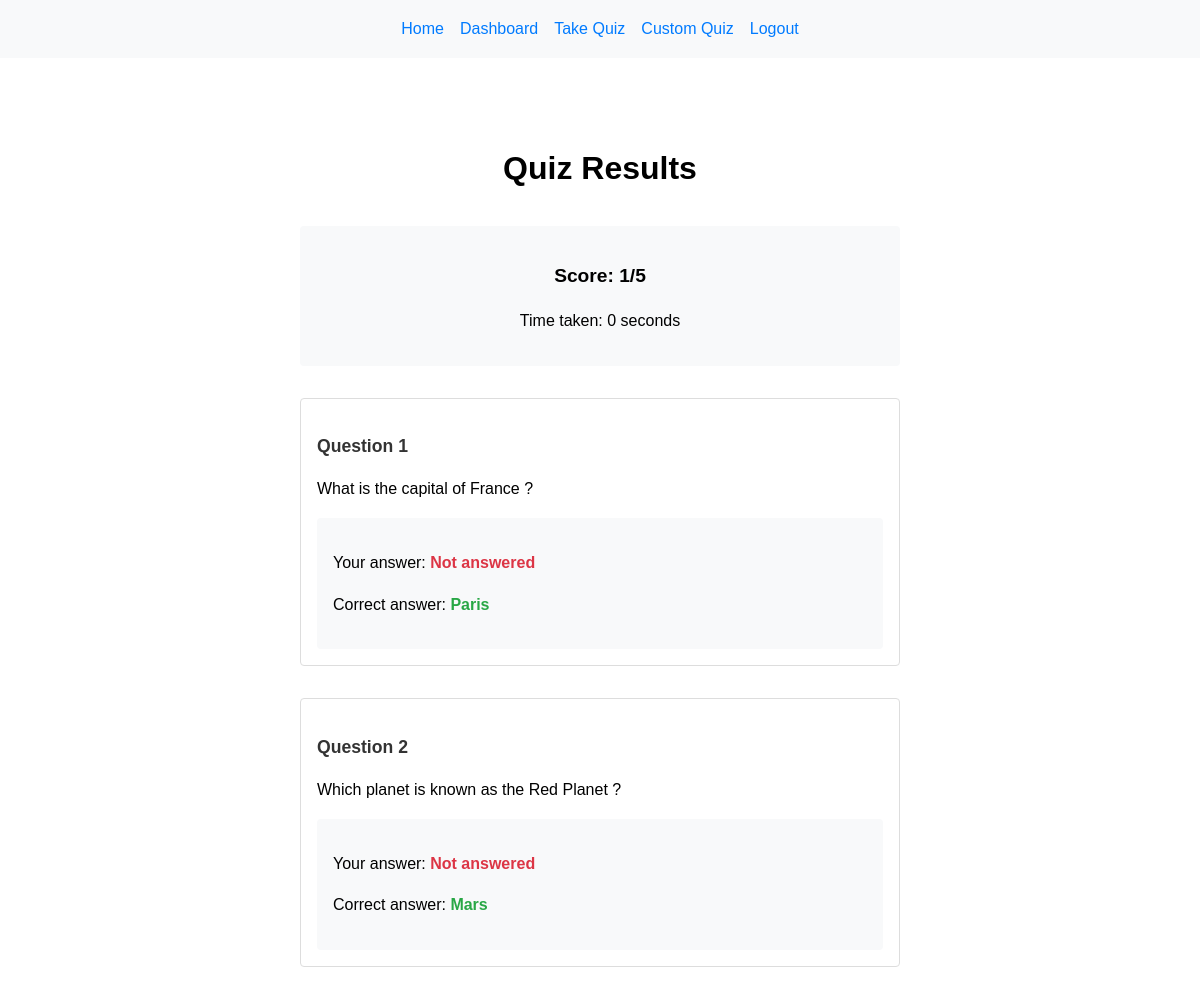
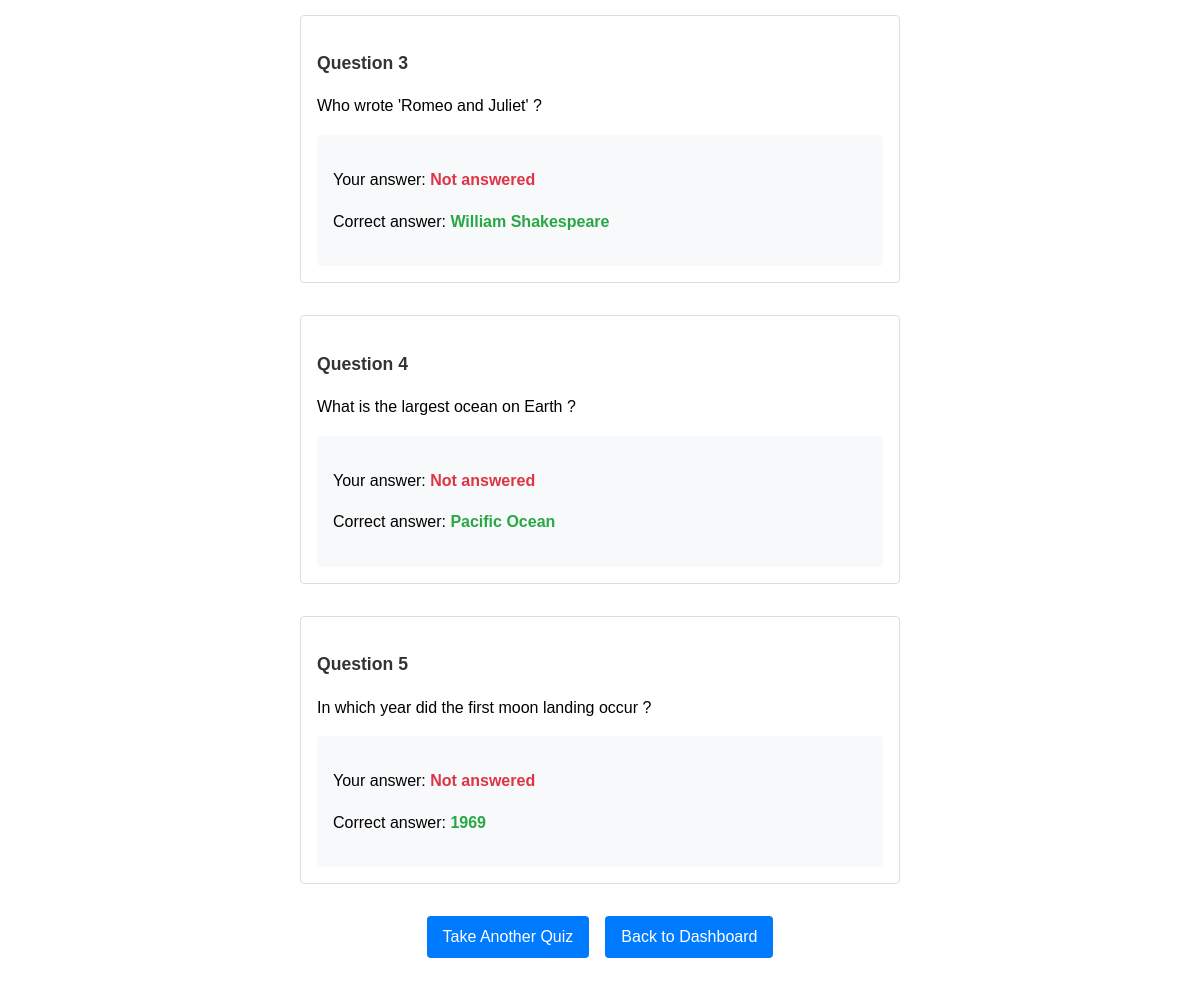
Page /quiz/4 (signed in) on the committed database (2 pictures, top to bottom).
### models.py (models this page shows)
class QuizResult(db.Model):
    id = db.Column(db.Integer, primary_key=True)
    user_id = db.Column(db.Integer, db.ForeignKey('user.id'), nullable=False)
    score = db.Column(db.Integer, nullable=False)
    total_questions = db.Column(db.Integer, nullable=False)
    time_taken = db.Column(db.Integer)  # in seconds
    completed_at = db.Column(db.DateTime, default=datetime.utcnow)
    is_custom_quiz = db.Column(db.Boolean, default=False)
    group_id = db.Column(db.Integer, db.ForeignKey('question_group.id', name='fk_quiz_result_group'), nullable=True)
    user = db.relationship('User', backref=db.backref('quiz_results', lazy=True))
    group = db.relationship('QuestionGroup', backref=db.backref('quiz_results', lazy=True))

### routes.py (the view)
@routes_bp.route('/quiz/<int:quiz_id>')
@login_required
def quiz_details(quiz_id):
    quiz_result = QuizResult.query.filter_by(id=quiz_id, user_id=current_user.id).first_or_404()
    questions = []
    quiz_questions = get_questions()
    for i, question in enumerate(quiz_questions):
        user_answer = request.args.get(f'q{i+1}')
        questions.append({
            'text': question['text'],
            'correct_answer': question['answer'],
            'user_answer': user_answer
        })
    return render_template('quiz_details.html',
                         quiz_result=quiz_result,
                         questions=questions)

### quiz_questions.py (called while the page is built)
def get_questions():
    return questions

### templates/quiz_details.html (shortened to what this page needs)
{% extends "base.html" %}
{% block content %}
<div class="container">
    <div class="welcome-section">
        <h1>Quiz Results</h1>
        <div class="result-summary">
            <p class="score">Score: {{ quiz_result.score }}/{{ quiz_result.total_questions }}</p>
            <p class="time">Time taken: {{ quiz_result.time_taken }} seconds</p>
        </div>
        <div class="questions-review">
            {% for question in questions %}
            <div class="question-box">
                <h3>Question {{ loop.index }}</h3>
                <p class="question-text">{{ question.text }}</p>
                <div class="answer-details">
                    <p>Your answer:
                        <span class="{% if question.user_answer == question.correct_answer %}correct{% else %}incorrect{% endif %}">
                            {{ question.user_answer or 'Not answered' }}
                        </span>
                    </p>
                    {% if question.user_answer != question.correct_answer %}
                    <p>Correct answer: <span class="correct">{{ question.correct_answer }}</span></p>
                    {% endif %}
                </div>
            </div>
            {% endfor %}
        </div>
        <div class="actions">
            <a href="{{ url_for('routes.quiz') }}" class="btn">Take Another Quiz</a>
            <a href="{{ url_for('routes.dashboard') }}" class="btn">Back to Dashboard</a>
        </div>
    </div>
</div>
{% endblock %}

### templates/base.html (style rules this page uses)
body { font-family: Arial, sans-serif; margin: 0; padding: 0; line-height: 1.6; }
.container { max-width: 800px; margin: 0 auto; padding: 0 1rem; }
.btn { padding: 0.5rem 1rem; text-decoration: none; border-radius: 4px; background: #007bff; color: white; border: none; cursor: pointer; }

### templates/quiz_details.html (style rules this page uses)
.welcome-section { text-align: center; padding: 2rem; margin: 2rem auto; max-width: 600px; }
.result-summary { background: #f8f9fa; padding: 1rem; border-radius: 4px; margin: 2rem 0; }
.score { font-size: 1.2rem; font-weight: bold; margin-bottom: 0.5rem; }
.questions-review { text-align: left; margin-top: 2rem; }
.question-box { margin-bottom: 2rem; padding: 1rem; border: 1px solid #ddd; border-radius: 4px; background: white; }
.question-box h3 { margin-bottom: 1rem; font-size: 1.1rem; color: #333; }
.question-text { margin-bottom: 1rem; }
.answer-details { background: #f8f9fa; padding: 1rem; border-radius: 4px; }
.correct { color: #28a745; font-weight: bold; }
.incorrect { color: #dc3545; font-weight: bold; }
.actions { display: flex; gap: 1rem; justify-content: center; margin-top: 2rem; }

### rows in the picture
QuizResult: score "1", total_questions "5", time_taken "0"

### other values in the picture
{{ question.text }} "What is the capital of France ?" "Which planet is known as the Red Planet ?" "Who wrote 'Romeo and Juliet' ?" "What is the largest ocean on Earth ?" "In which year did the first moon landing occur ?"
{{ question.user_answer or 'Not answered' }} "Not answered" "Not answered" "Not answered" "Not answered" "Not answered"
{{ question.correct_answer }} "Paris" "Mars" "William Shakespeare" "Pacific Ocean" "1969"
